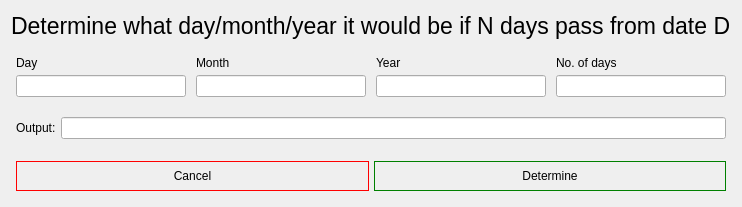
<?xml version="1.0" encoding="UTF-8"?>
<ui version="4.0">
 <class>daysafter</class>
 <widget class="QWidget" name="daysafter">
  <property name="geometry">
   <rect>
    <x>0</x>
    <y>0</y>
    <width>564</width>
    <height>207</height>
   </rect>
  </property>
  <property name="sizePolicy">
   <sizepolicy hsizetype="Minimum" vsizetype="Minimum">
    <horstretch>0</horstretch>
    <verstretch>0</verstretch>
   </sizepolicy>
  </property>
  <property name="windowTitle">
   <string>Form</string>
  </property>
  <layout class="QVBoxLayout" name="verticalLayout" stretch="0,0,0,0,0">
   <property name="spacing">
    <number>10</number>
   </property>
   <item alignment="Qt::AlignHCenter|Qt::AlignTop">
    <widget class="QLabel" name="lTitle">
     <property name="minimumSize">
      <size>
       <width>0</width>
       <height>30</height>
      </size>
     </property>
     <property name="font">
      <font>
       <pointsize>17</pointsize>
      </font>
     </property>
     <property name="text">
      <string>Determine what day/month/year it would be if N days pass from date D</string>
     </property>
     <property name="wordWrap">
      <bool>false</bool>
     </property>
    </widget>
   </item>
   <item>
    <layout class="QGridLayout" name="gridLayout">
     <property name="leftMargin">
      <number>5</number>
     </property>
     <property name="topMargin">
      <number>5</number>
     </property>
     <property name="rightMargin">
      <number>5</number>
     </property>
     <property name="bottomMargin">
      <number>5</number>
     </property>
     <property name="horizontalSpacing">
      <number>-1</number>
     </property>
     <property name="verticalSpacing">
      <number>5</number>
     </property>
     <item row="0" column="2">
      <widget class="QLabel" name="lYear">
       <property name="text">
        <string>Year</string>
       </property>
      </widget>
     </item>
     <item row="0" column="1">
      <widget class="QLabel" name="lMonth">
       <property name="text">
        <string>Month</string>
       </property>
      </widget>
     </item>
     <item row="0" column="3">
      <widget class="QLabel" name="lAfter">
       <property name="text">
        <string>No. of days</string>
       </property>
      </widget>
     </item>
     <item row="0" column="0">
      <widget class="QLabel" name="lDay">
       <property name="text">
        <string>Day</string>
       </property>
      </widget>
     </item>
     <item row="1" column="0">
      <widget class="QLineEdit" name="leDay"/>
     </item>
     <item row="1" column="1">
      <widget class="QLineEdit" name="leMonth"/>
     </item>
     <item row="1" column="2">
      <widget class="QLineEdit" name="leYear"/>
     </item>
     <item row="1" column="3">
      <widget class="QLineEdit" name="leNoOfDays"/>
     </item>
    </layout>
   </item>
   <item>
    <layout class="QHBoxLayout" name="layoutOutput">
     <property name="spacing">
      <number>5</number>
     </property>
     <property name="leftMargin">
      <number>5</number>
     </property>
     <property name="topMargin">
      <number>5</number>
     </property>
     <property name="rightMargin">
      <number>5</number>
     </property>
     <property name="bottomMargin">
      <number>5</number>
     </property>
     <item>
      <widget class="QLabel" name="lOutput">
       <property name="text">
        <string>Output:</string>
       </property>
      </widget>
     </item>
     <item>
      <widget class="QLineEdit" name="leOutput">
       <property name="styleSheet">
        <string notr="true">:read-only {}</string>
       </property>
       <property name="readOnly">
        <bool>true</bool>
       </property>
      </widget>
     </item>
    </layout>
   </item>
   <item>
    <spacer name="verticalSpacer">
     <property name="orientation">
      <enum>Qt::Vertical</enum>
     </property>
     <property name="sizeHint" stdset="0">
      <size>
       <width>20</width>
       <height>40</height>
      </size>
     </property>
    </spacer>
   </item>
   <item>
    <layout class="QHBoxLayout" name="layoutButtons">
     <property name="spacing">
      <number>5</number>
     </property>
     <property name="leftMargin">
      <number>5</number>
     </property>
     <property name="topMargin">
      <number>5</number>
     </property>
     <property name="rightMargin">
      <number>5</number>
     </property>
     <property name="bottomMargin">
      <number>5</number>
     </property>
     <item>
      <widget class="QPushButton" name="pbCancel">
       <property name="minimumSize">
        <size>
         <width>0</width>
         <height>30</height>
        </size>
       </property>
       <property name="styleSheet">
        <string notr="true">border: 1px solid red; border-radius: 20px;</string>
       </property>
       <property name="text">
        <string>Cancel</string>
       </property>
      </widget>
     </item>
     <item>
      <widget class="QPushButton" name="pbOk">
       <property name="minimumSize">
        <size>
         <width>0</width>
         <height>30</height>
        </size>
       </property>
       <property name="styleSheet">
        <string notr="true">border: 1px solid green; border-radius: 20px;</string>
       </property>
       <property name="text">
        <string>Determine</string>
       </property>
      </widget>
     </item>
    </layout>
   </item>
  </layout>
 </widget>
 <resources/>
 <connections/>
</ui>
